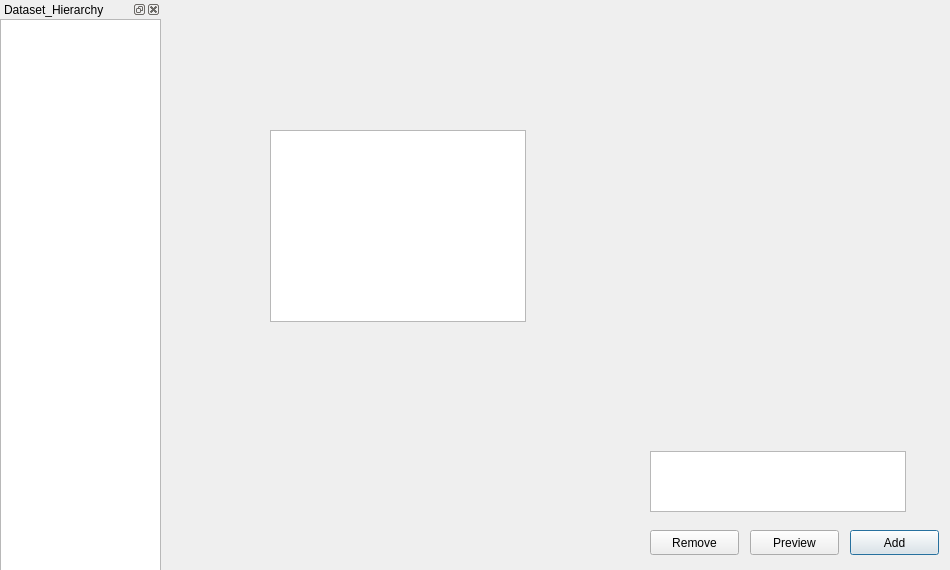
<?xml version="1.0" encoding="UTF-8"?>
<ui version="4.0">
 <class>VLA_DatasetRecorder_Window</class>
 <widget class="QDialog" name="VLA_DatasetRecorder_Window">
  <property name="geometry">
   <rect>
    <x>0</x>
    <y>0</y>
    <width>950</width>
    <height>570</height>
   </rect>
  </property>
  <property name="windowTitle">
   <string notr="true">VLA_DatasetRecorder</string>
  </property>
  <widget class="QDockWidget" name="dockWidget">
   <property name="geometry">
    <rect>
     <x>0</x>
     <y>0</y>
     <width>161</width>
     <height>570</height>
    </rect>
   </property>
   <property name="autoFillBackground">
    <bool>false</bool>
   </property>
   <property name="floating">
    <bool>false</bool>
   </property>
   <property name="windowTitle">
    <string>Dataset_Hierarchy</string>
   </property>
   <widget class="QWidget" name="dockWidgetContents">
    <widget class="QTreeView" name="treeView">
     <property name="geometry">
      <rect>
       <x>0</x>
       <y>0</y>
       <width>161</width>
       <height>581</height>
      </rect>
     </property>
    </widget>
   </widget>
  </widget>
  <widget class="QTableView" name="tableView">
   <property name="geometry">
    <rect>
     <x>270</x>
     <y>130</y>
     <width>256</width>
     <height>192</height>
    </rect>
   </property>
  </widget>
  <widget class="QPushButton" name="pushButton">
   <property name="geometry">
    <rect>
     <x>850</x>
     <y>530</y>
     <width>89</width>
     <height>25</height>
    </rect>
   </property>
   <property name="text">
    <string>Add</string>
   </property>
  </widget>
  <widget class="QPushButton" name="pushButton_2">
   <property name="geometry">
    <rect>
     <x>750</x>
     <y>530</y>
     <width>89</width>
     <height>25</height>
    </rect>
   </property>
   <property name="text">
    <string>Preview</string>
   </property>
  </widget>
  <widget class="QPushButton" name="pushButton_3">
   <property name="geometry">
    <rect>
     <x>650</x>
     <y>530</y>
     <width>89</width>
     <height>25</height>
    </rect>
   </property>
   <property name="text">
    <string>Remove</string>
   </property>
  </widget>
  <widget class="QColumnView" name="columnView">
   <property name="geometry">
    <rect>
     <x>650</x>
     <y>451</y>
     <width>256</width>
     <height>61</height>
    </rect>
   </property>
  </widget>
 </widget>
 <resources/>
 <connections/>
</ui>
